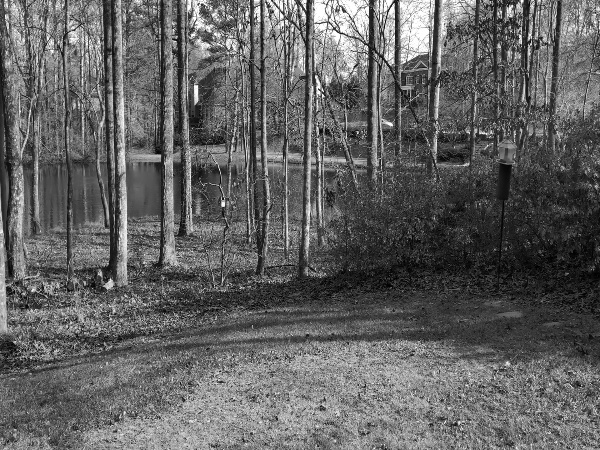
#> input picture train/rs612/run-1-with-gen-images/neg/rw-1004.jpg, 600 x 450 px
$ python detect-robomow.py --video ../run-1-with-gen-images/neg/rw-1004.jpg
#> lines starting #> are read from the running program, lines starting #| are printed output that depends on the picture; after the words box and inside, x2 and y2 are one past the last pixel; in counts of white or black regions, pixels touching at a corner belong together
#> further down, frame is the input picture: shape (450, 600, 3); min 0, max 255, mean 98.1
#python color_tracking.py

# import the necessary packages
from collections import deque
import numpy as np
import argparse
import imutils
import cv2
import urllib #for reading image from URL


rm_cascade = cv2.CascadeClassifier('model/cascade.xml')


# construct the argument parse and parse the arguments
ap = argparse.ArgumentParser()
ap.add_argument("-v", "--video",
    help="path to the (optional) video file")
ap.add_argument("-b", "--buffer", type=int, default=64,
    help="max buffer size")
args = vars(ap.parse_args())

# define the lower and upper boundaries of the colors in the HSV color space
#lower = {'red':(166, 84, 141), 'green':(66, 122, 129), 'blue':(97, 100, 117), 'yellow':(23, 59, 119), 'orange':(0, 50, 80)}
lower = {'red':(0, 0, 30),'green':(0,0,47),'blue':(0,0,37)}
#assign new item lower['blue'] = (93, 10, 0)
#upper = {'red':(186,255,255), 'green':(86,255,255), 'blue':(117,255,255), 'yellow':(54,255,255), 'orange':(20,255,255)}
upper = {'red':(255,97,66),'green':(156,141,126),'blue':(255,255,27)}

# define standard colors for circle around the object
colors = {'red':(0,0,255), 'green':(0,255,0), 'blue':(255,0,0), 'yellow':(0, 255, 217), 'orange':(0,140,255)}

def drawDriveway(frame):
    # bottom line
    cv2.line(frame,(00,500),(70,470),(0,255,0),2)
    cv2.line(frame,(70,470),(70,600),(0,255,0),2)

    # top upper line
    cv2.line(frame,(0,250),(250,200),(0,255,0),2)

    # top connect line
    cv2.line(frame,(250,200),(400,300),(0,255,0),2)

    # right outer line
    cv2.line(frame,(400,300),(550,500),(0,255,0),2)

    # right outer line
    cv2.line(frame,(550,500),(550,600),(0,255,0),2)

    # Message
    posStr = "Time to"
    cv2.putText(frame,posStr, (200,325), cv2.FONT_HERSHEY_SIMPLEX, 0.6,colors['blue'],2)
    posStr = "Open Garage Door"
    cv2.putText(frame,posStr, (150,350), cv2.FONT_HERSHEY_SIMPLEX, 0.6,colors['blue'],2)
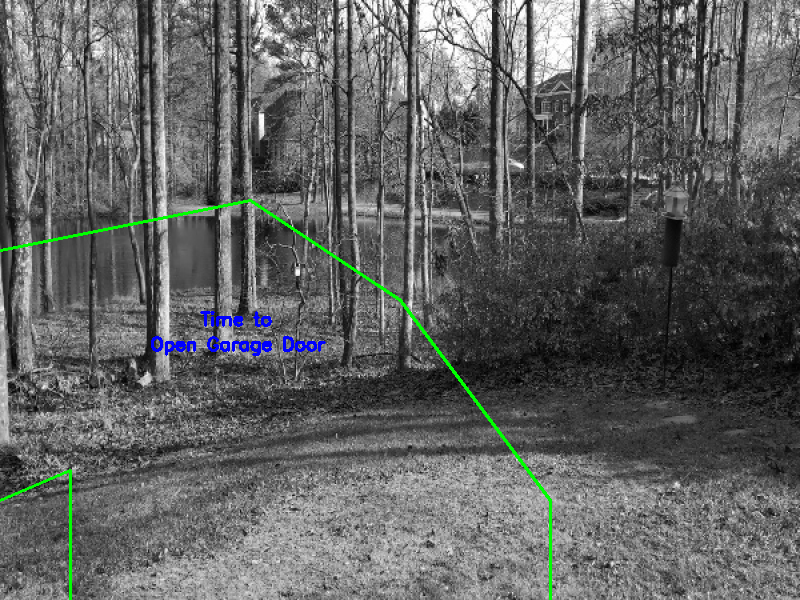
#> frame: shape (600, 800, 3); mean B, G, R 97.9, 98.7, 97.1
    print("Drawing Driveway")

pts = deque(maxlen=args["buffer"])

# if a video path was not supplied, grab the reference
# to the webcam
if not args.get("video", False):
    camera = cv2.VideoCapture(0)
else:
    camera = cv2.VideoCapture(args["video"])
frame_width=800
frame_height=600
#out = cv2.VideoWriter('detect-robomow.avi',cv2.VideoWriter_fourcc('M','J','P','G'), 10, (frame_width,frame_height))

# keep looping
imgFound = 0
while True:
    # grab the current frame
    (grabbed, frame) = camera.read()
    # if we are viewing a video and we did not grab a frame,
    # then we have reached the end of the video
    if args.get("video") and not grabbed:
        break

    #IP webcam image stream
    #URL = 'http://10.254.254.102:8080/shot.jpg'
    #urllib.urlretrieve(URL, 'shot1.jpg')
#    frame = cv2.imread('pos-800x600/frame2552.jpg')


    # resize the frame, blur it, and convert it to the HSV
    # color space
    frame = imutils.resize(frame, width=800)

    drawDriveway(frame)
    gray = cv2.cvtColor(frame, cv2.COLOR_BGR2GRAY)
    watches = rm_cascade.detectMultiScale(gray,minNeighbors=10,minSize=(100,100),maxSize=(150,150))
#> watches = [[475, 248, 127, 127], [171, 353, 104, 104]]
    i = 1
    for (x,y,w,h) in watches:
        if i == 1:
            cv2.rectangle(frame,(x,y),(x+w,y+h),(255,255,0),2)
            posStr = "i=" + str(i)
            cv2.putText(frame,posStr, (int(x),int(y)), cv2.FONT_HERSHEY_SIMPLEX, 0.6,colors['blue'],2)
        i=i+1
#> this loop made 2 passes
#> (x, y, w, h, posStr, i) on pass 1: (475, 248, 127, 127, 'i=1', 2)
#> (x, y, w, h, i) on pass 2: (171, 353, 104, 104, 3)
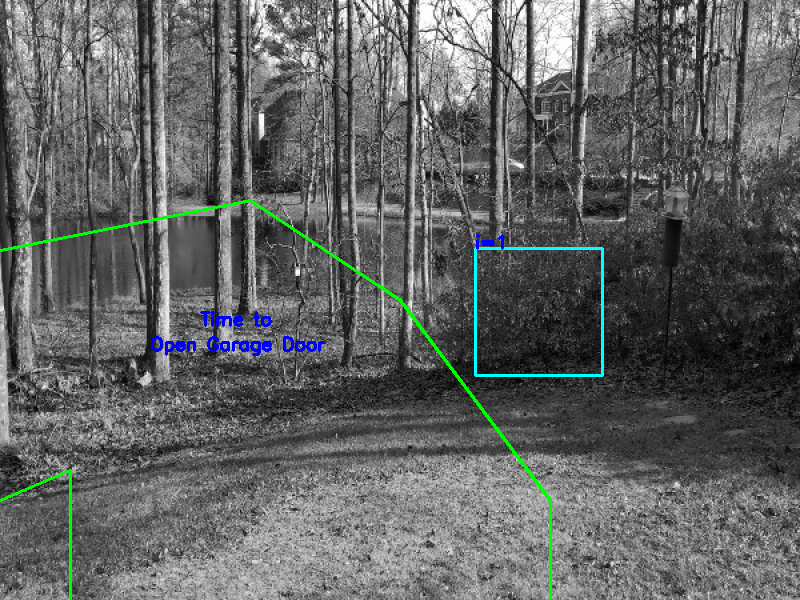
#> frame: shape (600, 800, 3); 0.35% of pixels changed, all inside (x1, y1, x2, y2) = (474, 234, 604, 377)
#> after the loop, i = 3

    # show the frame to our screen
    cv2.imshow("Frame", frame)
    #out.write(frame)

    key = cv2.waitKey(1) & 0xFF
#> (key q is pressed here)
    # if the 'q' key is pressed, stop the loop
    if key == ord("q"):
        break

# cleanup the camera and close any open windows
#out.release()
camera.release()
cv2.destroyAllWindows()
